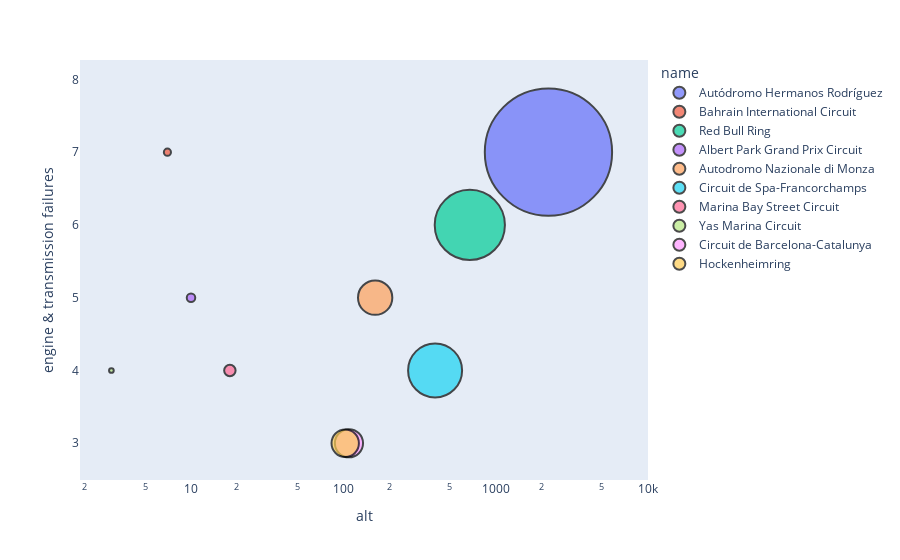

Notebook code cell kept with this figure:
### Code cell
df = circuit_altitudes

fig = px.scatter(df, x="alt", y="engine & transmission failures",
         size="alt", color="name",
                  log_x=True, size_max= 90)
fig.update_traces(textfont_size=20,
                  marker=dict(line=dict(color='#000000', width=2)))
fig.update_xaxes(showgrid=False)
fig.update_yaxes(showgrid=False)
fig.show()

### Figure 1 — Plotly figure (JSON) as saved in the notebook; plotly's stock layout.template omitted (floating-point values rounded to 4 significant figures)
{"data": [{"hovertemplate": "name=Autódromo Hermanos Rodríguez<br>alt=%{marker.size}<br>engine & transmission failures=%{y}<extra></extra>", "legendgroup": "Autódromo Hermanos Rodríguez", "marker": {"color": "#636efa", "line": {"color": "#000000", "width": 2}, "size": [2227], "sizemode": "area", "sizeref": 0.2749, "symbol": "circle"}, "mode": "markers", "name": "Autódromo Hermanos Rodríguez", "orientation": "v", "showlegend": true, "textfont": {"size": 20}, "type": "scatter", "x": [2227], "xaxis": "x", "y": [7], "yaxis": "y"}, {"hovertemplate": "name=Bahrain International Circuit<br>alt=%{marker.size}<br>engine & transmission failures=%{y}<extra></extra>", "legendgroup": "Bahrain International Circuit", "marker": {"color": "#EF553B", "line": {"color": "#000000", "width": 2}, "size": [7], "sizemode": "area", "sizeref": 0.2749, "symbol": "circle"}, "mode": "markers", "name": "Bahrain International Circuit", "orientation": "v", "showlegend": true, "textfont": {"size": 20}, "type": "scatter", "x": [7], "xaxis": "x", "y": [7], "yaxis": "y"}, {"hovertemplate": "name=Red Bull Ring<br>alt=%{marker.size}<br>engine & transmission failures=%{y}<extra></extra>", "legendgroup": "Red Bull Ring", "marker": {"color": "#00cc96", "line": {"color": "#000000", "width": 2}, "size": [678], "sizemode": "area", "sizeref": 0.2749, "symbol": "circle"}, "mode": "markers", "name": "Red Bull Ring", "orientation": "v", "showlegend": true, "textfont": {"size": 20}, "type": "scatter", "x": [678], "xaxis": "x", "y": [6], "yaxis": "y"}, {"hovertemplate": "name=Albert Park Grand Prix Circuit<br>alt=%{marker.size}<br>engine & transmission failures=%{y}<extra></extra>", "legendgroup": "Albert Park Grand Prix Circuit", "marker": {"color": "#ab63fa", "line": {"color": "#000000", "width": 2}, "size": [10], "sizemode": "area", "sizeref": 0.2749, "symbol": "circle"}, "mode": "markers", "name": "Albert Park Grand Prix Circuit", "orientation": "v", "showlegend": true, "textfont": {"size": 20}, "type": "scatter", "x": [10], "xaxis": "x", "y": [5], "yaxis": "y"}, {"hovertemplate": "name=Autodromo Nazionale di Monza<br>alt=%{marker.size}<br>engine & transmission failures=%{y}<extra></extra>", "legendgroup": "Autodromo Nazionale di Monza", "marker": {"color": "#FFA15A", "line": {"color": "#000000", "width": 2}, "size": [162], "sizemode": "area", "sizeref": 0.2749, "symbol": "circle"}, "mode": "markers", "name": "Autodromo Nazionale di Monza", "orientation": "v", "showlegend": true, "textfont": {"size": 20}, "type": "scatter", "x": [162], "xaxis": "x", "y": [5], "yaxis": "y"}, {"hovertemplate": "name=Circuit de Spa-Francorchamps<br>alt=%{marker.size}<br>engine & transmission failures=%{y}<extra></extra>", "legendgroup": "Circuit de Spa-Francorchamps", "marker": {"color": "#19d3f3", "line": {"color": "#000000", "width": 2}, "size": [401], "sizemode": "area", "sizeref": 0.2749, "symbol": "circle"}, "mode": "markers", "name": "Circuit de Spa-Francorchamps", "orientation": "v", "showlegend": true, "textfont": {"size": 20}, "type": "scatter", "x": [401], "xaxis": "x", "y": [4], "yaxis": "y"}, {"hovertemplate": "name=Marina Bay Street Circuit<br>alt=%{marker.size}<br>engine & transmission failures=%{y}<extra></extra>", "legendgroup": "Marina Bay Street Circuit", "marker": {"color": "#FF6692", "line": {"color": "#000000", "width": 2}, "size": [18], "sizemode": "area", "sizeref": 0.2749, "symbol": "circle"}, "mode": "markers", "name": "Marina Bay Street Circuit", "orientation": "v", "showlegend": true, "textfont": {"size": 20}, "type": "scatter", "x": [18], "xaxis": "x", "y": [4], "yaxis": "y"}, {"hovertemplate": "name=Yas Marina Circuit<br>alt=%{marker.size}<br>engine & transmission failures=%{y}<extra></extra>", "legendgroup": "Yas Marina Circuit", "marker": {"color": "#B6E880", "line": {"color": "#000000", "width": 2}, "size": [3], "sizemode": "area", "sizeref": 0.2749, "symbol": "circle"}, "mode": "markers", "name": "Yas Marina Circuit", "orientation": "v", "showlegend": true, "textfont": {"size": 20}, "type": "scatter", "x": [3], "xaxis": "x", "y": [4], "yaxis": "y"}, {"hovertemplate": "name=Circuit de Barcelona-Catalunya<br>alt=%{marker.size}<br>engine & transmission failures=%{y}<extra></extra>", "legendgroup": "Circuit de Barcelona-Catalunya", "marker": {"color": "#FF97FF", "line": {"color": "#000000", "width": 2}, "size": [109], "sizemode": "area", "sizeref": 0.2749, "symbol": "circle"}, "mode": "markers", "name": "Circuit de Barcelona-Catalunya", "orientation": "v", "showlegend": true, "textfont": {"size": 20}, "type": "scatter", "x": [109], "xaxis": "x", "y": [3], "yaxis": "y"}, {"hovertemplate": "name=Hockenheimring<br>alt=%{marker.size}<br>engine & transmission failures=%{y}<extra></extra>", "legendgroup": "Hockenheimring", "marker": {"color": "#FECB52", "line": {"color": "#000000", "width": 2}, "size": [103], "sizemode": "area", "sizeref": 0.2749, "symbol": "circle"}, "mode": "markers", "name": "Hockenheimring", "orientation": "v", "showlegend": true, "textfont": {"size": 20}, "type": "scatter", "x": [103], "xaxis": "x", "y": [3], "yaxis": "y"}], "layout": {"autosize": true, "legend": {"itemsizing": "constant", "title": {"text": "name"}, "tracegroupgap": 0}, "margin": {"t": 60}, "xaxis": {"anchor": "y", "autorange": true, "domain": [0, 1], "range": [0.2837, 3.866], "showgrid": false, "title": {"text": "alt"}, "type": "log"}, "yaxis": {"anchor": "x", "autorange": true, "domain": [0, 1], "range": [2.037, 9.958], "showgrid": false, "title": {"text": "engine & transmission failures"}, "type": "linear"}}}
